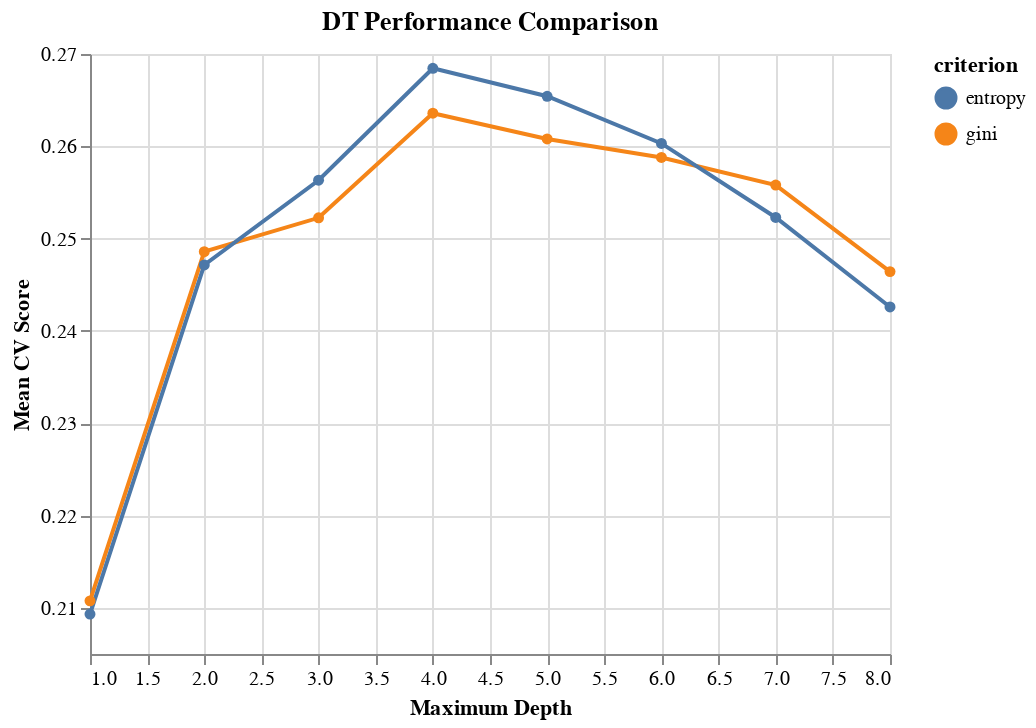

Notebook cell for this chart:
### Code cell
alt.Chart(
    results_DT,
    title='DT Performance Comparison'
    ).mark_line(point=True).encode(
    alt.X('max_depth', title='Maximum Depth'),
    alt.Y('test_score', title='Mean CV Score', aggregate='average', scale=alt.Scale(zero=False
)),
color='criterion'
)

### Figure 1 — Vega-Lite specification as saved in the notebook (floating-point values rounded to 4 significant figures)
{"config": {"view": {"continuousWidth": 400, "continuousHeight": 300}}, "data": {"name": "data-21c6e11ec4cb32b2b4f8f58dff866c34"}, "mark": {"type": "line", "point": true}, "encoding": {"color": {"field": "criterion", "type": "nominal"}, "x": {"field": "max_depth", "title": "Maximum Depth", "type": "quantitative"}, "y": {"aggregate": "average", "field": "test_score", "scale": {"zero": false}, "title": "Mean CV Score", "type": "quantitative"}}, "title": "DT Performance Comparison", "$schema": "https://vega.github.io/schema/vega-lite/v5.2.0.json", "datasets": {"data-21c6e11ec4cb32b2b4f8f58dff866c34": [{"criterion": "gini", "max_depth": 1, "min_samples_split": 2, "test_score": 0.2108}, {"criterion": "gini", "max_depth": 1, "min_samples_split": 3, "test_score": 0.2108}, {"criterion": "gini", "max_depth": 2, "min_samples_split": 2, "test_score": 0.2486}, {"criterion": "gini", "max_depth": 2, "min_samples_split": 3, "test_score": 0.2486}, {"criterion": "gini", "max_depth": 3, "min_samples_split": 2, "test_score": 0.2523}, {"criterion": "gini", "max_depth": 3, "min_samples_split": 3, "test_score": 0.2523}, {"criterion": "gini", "max_depth": 4, "min_samples_split": 2, "test_score": 0.2636}, {"criterion": "gini", "max_depth": 4, "min_samples_split": 3, "test_score": 0.2636}, {"criterion": "gini", "max_depth": 5, "min_samples_split": 2, "test_score": 0.2608}, {"criterion": "gini", "max_depth": 5, "min_samples_split": 3, "test_score": 0.2608}, {"criterion": "gini", "max_depth": 6, "min_samples_split": 2, "test_score": 0.2588}, {"criterion": "gini", "max_depth": 6, "min_samples_split": 3, "test_score": 0.2588}, {"criterion": "gini", "max_depth": 7, "min_samples_split": 2, "test_score": 0.2561}, {"criterion": "gini", "max_depth": 7, "min_samples_split": 3, "test_score": 0.2555}, {"criterion": "gini", "max_depth": 8, "min_samples_split": 2, "test_score": 0.246}, {"criterion": "gini", "max_depth": 8, "min_samples_split": 3, "test_score": 0.2468}, {"criterion": "entropy", "max_depth": 1, "min_samples_split": 2, "test_score": 0.2093}, {"criterion": "entropy", "max_depth": 1, "min_samples_split": 3, "test_score": 0.2093}, {"criterion": "entropy", "max_depth": 2, "min_samples_split": 2, "test_score": 0.2471}, {"criterion": "entropy", "max_depth": 2, "min_samples_split": 3, "test_score": 0.2471}, {"criterion": "entropy", "max_depth": 3, "min_samples_split": 2, "test_score": 0.2563}, {"criterion": "entropy", "max_depth": 3, "min_samples_split": 3, "test_score": 0.2563}, {"criterion": "entropy", "max_depth": 4, "min_samples_split": 2, "test_score": 0.2685}, {"criterion": "entropy", "max_depth": 4, "min_samples_split": 3, "test_score": 0.2685}, {"criterion": "entropy", "max_depth": 5, "min_samples_split": 2, "test_score": 0.2654}, {"criterion": "entropy", "max_depth": 5, "min_samples_split": 3, "test_score": 0.2654}, {"criterion": "entropy", "max_depth": 6, "min_samples_split": 2, "test_score": 0.2603}, {"criterion": "entropy", "max_depth": 6, "min_samples_split": 3, "test_score": 0.2603}, {"criterion": "entropy", "max_depth": 7, "min_samples_split": 2, "test_score": 0.2524}, {"criterion": "entropy", "max_depth": 7, "min_samples_split": 3, "test_score": 0.2522}, {"criterion": "entropy", "max_depth": 8, "min_samples_split": 2, "test_score": 0.2421}, {"criterion": "entropy", "max_depth": 8, "min_samples_split": 3, "test_score": 0.2431}]}}
